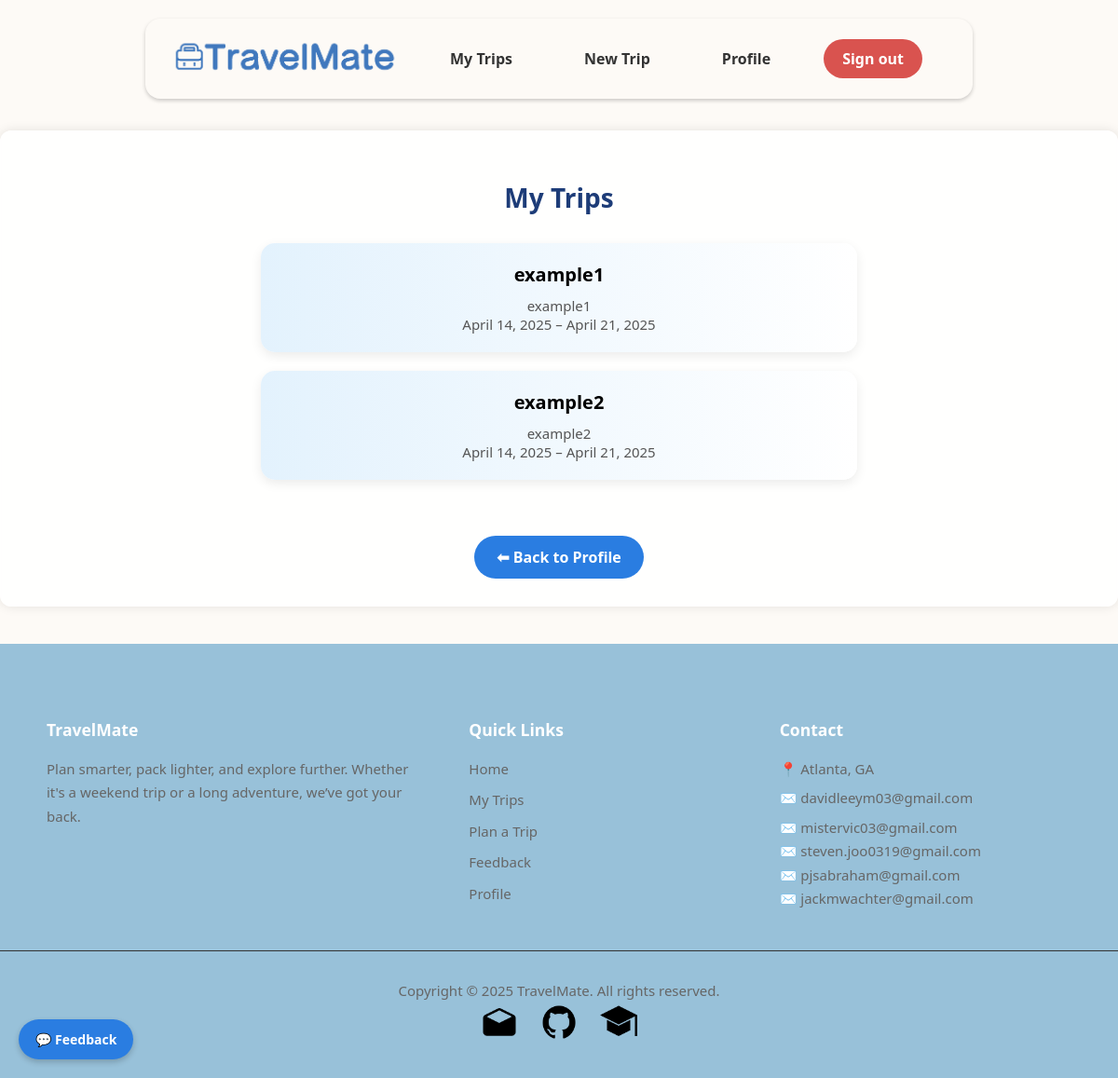
The page /trips/list/ (signed in) on the database as committed earlier.
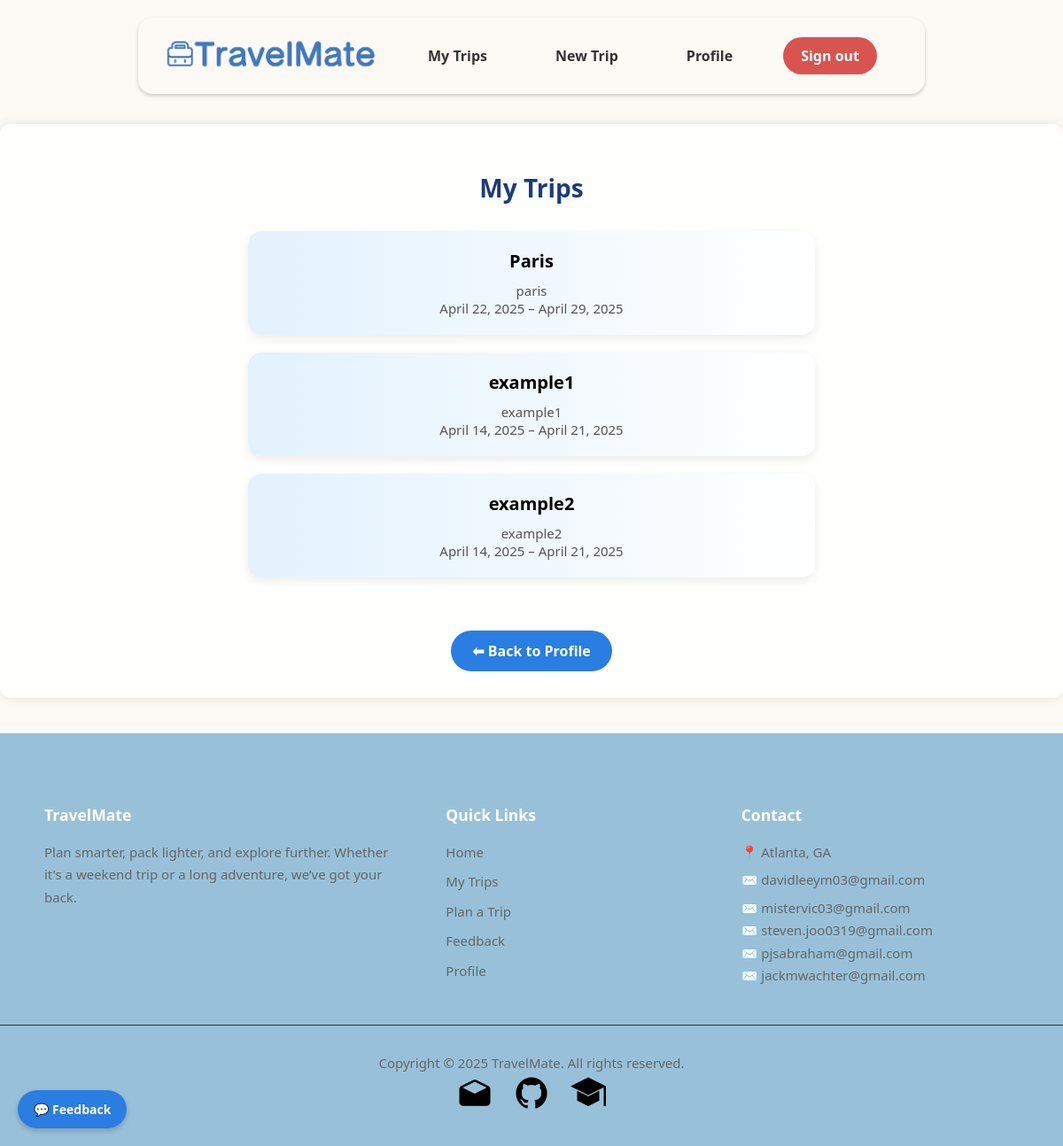
The same page on the database as committed later.
### trips/models.py (models this page shows, shortened)
class Trip(models.Model):
    TRIP_TYPE_CHOICES = [
        ('beach', 'Beach'),
        ('city', 'City'),
        ('hiking', 'Hiking'),
        ('business', 'Business'),
        ('snow', 'Snow / Ski'),
        ('other', 'Other'),
    ]
    user = models.ForeignKey(get_user_model(), on_delete=models.CASCADE)
    name = models.CharField(max_length=100)
    destination = models.CharField(max_length=100)
    start_date = models.DateField()
    end_date = models.DateField()
    trip_type = models.CharField(max_length=50, choices=TRIP_TYPE_CHOICES, default='other')
    manually_cleared = models.BooleanField(default=False)
    is_public = models.BooleanField(default=False)
    share_token = models.CharField(max_length=12, unique=True, blank=True, null=True)

### trips/views.py (the view)
# urls.py: path('list/', views.trip_list, name='trip_list'),
@login_required
def trip_list(request):
    trips = Trip.objects.filter(user=request.user).order_by('-start_date')
    return render(request, 'trips/trip_list.html', {'trips': trips})

### trips/templates/trips/trip_list.html (shortened to what this page needs)
{% extends 'base.html' %}
{% load static %}
{% block content %}
    <div style="text-align: center;">
        <h2 style="color: #1d3c78; margin-bottom: 30px; font-size: 28px; font-weight: 700;">My Trips</h2>
        <div class="trip-list">
            {% for trip in trips %}
                <a href="{% url 'trip_detail' trip.id %}" class="trip-card-link">
                    <div class="trip-card">
                        <div class="trip-title">{{ trip.name }}</div>
                        <div class="trip-info">
                            {{ trip.destination }}<br>
                            {{ trip.start_date }} – {{ trip.end_date }}
                        </div>
                    </div>
                </a>
            {% empty %}
                <p style="font-size: 16px; color: #777;">You have no trips yet.</p>
            {% endfor %}
        </div>
        <a href="{% url 'profile' %}" class="button" style="
            margin-top: 40px;
            background-color: #2a7de1;
            padding: 12px 24px;
            display: inline-block;
            border-radius: 25px;
            font-weight: 600;
            text-decoration: none;
            color: white;
            transition: background 0.3s ease;">
    ⬅ Back to Profile
        </a>
    </div>
{% endblock %}

Rows that differ between the two databases and show on the page:
added Trip: name "Paris", destination "paris", start_date "April 22, 2025", end_date "April 29, 2025"
